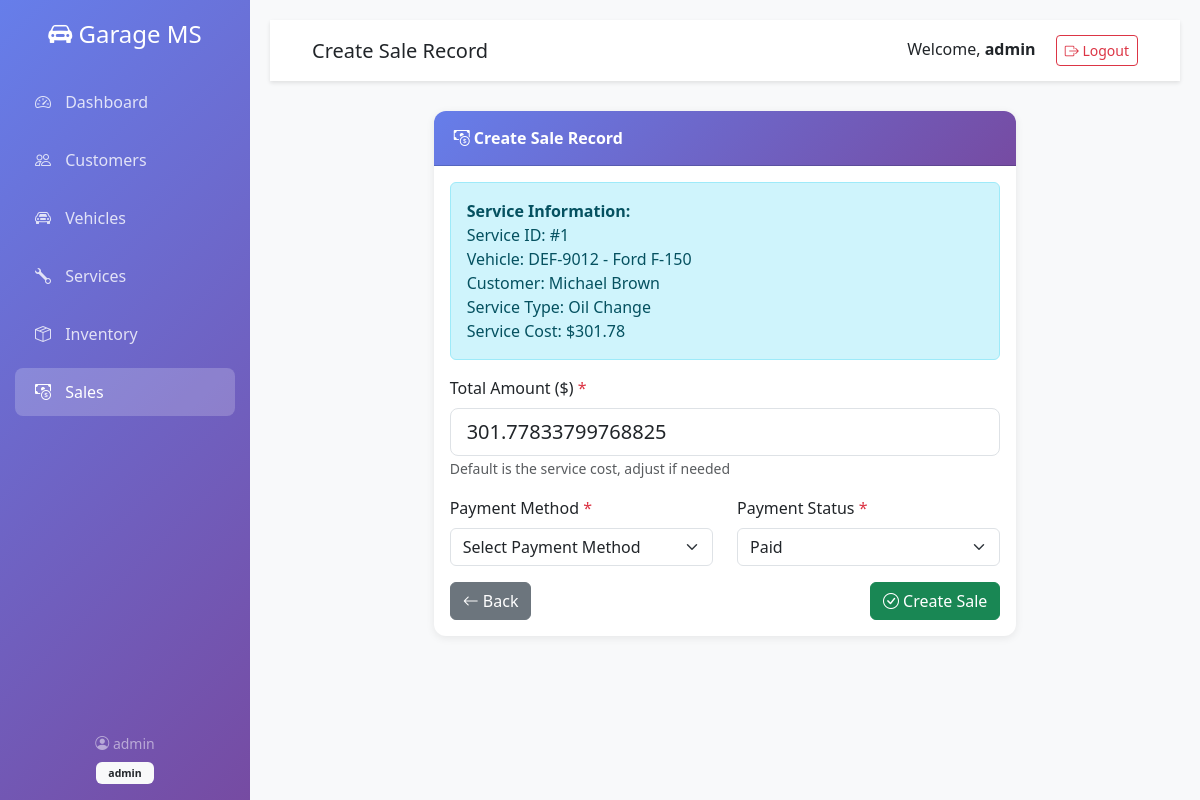
The page /sales/add/1 (signed in) on the database its author committed.
### app.py (models this page shows, shortened)
class User(UserMixin, db.Model):
    id = db.Column(db.Integer, primary_key=True)
    username = db.Column(db.String(80), unique=True, nullable=False)
    email = db.Column(db.String(120), unique=True, nullable=False)
    password_hash = db.Column(db.String(255), nullable=False)
    role = db.Column(db.String(20), default='staff')  # admin, staff
    created_at = db.Column(db.DateTime, default=datetime.utcnow)

class Service(db.Model):
    id = db.Column(db.Integer, primary_key=True)
    vehicle_id = db.Column(db.Integer, db.ForeignKey('vehicle.id'), nullable=False)
    service_type = db.Column(db.String(100), nullable=False)
    description = db.Column(db.Text)
    status = db.Column(db.String(20), default='pending')  # pending, in_progress, completed, cancelled
    cost = db.Column(db.Float, default=0.0)
    scheduled_date = db.Column(db.DateTime, nullable=False)
    completed_date = db.Column(db.DateTime)
    created_by = db.Column(db.Integer, db.ForeignKey('user.id'))
    created_at = db.Column(db.DateTime, default=datetime.utcnow)
    parts_used = db.relationship('ServicePart', backref='service', lazy=True, cascade='all, delete-orphan')

class Vehicle(db.Model):
    id = db.Column(db.Integer, primary_key=True)
    customer_id = db.Column(db.Integer, db.ForeignKey('customer.id'), nullable=False)
    make = db.Column(db.String(50), nullable=False)
    model = db.Column(db.String(50), nullable=False)
    year = db.Column(db.Integer, nullable=False)
    license_plate = db.Column(db.String(20), unique=True, nullable=False)
    vin = db.Column(db.String(50))
    color = db.Column(db.String(30))
    created_at = db.Column(db.DateTime, default=datetime.utcnow)
    services = db.relationship('Service', backref='vehicle', lazy=True)

class Customer(db.Model):
    id = db.Column(db.Integer, primary_key=True)
    name = db.Column(db.String(100), nullable=False)
    email = db.Column(db.String(120))
    phone = db.Column(db.String(20), nullable=False)
    address = db.Column(db.Text)
    created_at = db.Column(db.DateTime, default=datetime.utcnow)
    vehicles = db.relationship('Vehicle', backref='owner', lazy=True, cascade='all, delete-orphan')

### app.py (the view, shortened to what this page needs)
@app.route('/sales/add/<int:service_id>', methods=['GET', 'POST'])
@login_required
def add_sale(service_id):
    service = Service.query.get_or_404(service_id)
    return render_template('sale_form.html', service=service)

### app.py (called while the page is built)
@login_manager.user_loader
def load_user(user_id):
    return User.query.get(int(user_id))

### templates/sale_form.html (shortened to what this page needs)
{% extends "base.html" %}
{% block page_title %}Create Sale Record{% endblock %}
{% block content %}
<div class="row justify-content-center">
    <div class="col-md-8">
        <div class="card">
            <div class="card-header">
                <i class="bi bi-cash-coin"></i> Create Sale Record
            </div>
            <div class="card-body">
                <div class="alert alert-info">
                    <strong>Service Information:</strong><br>
                    Service ID: #{{ service.id }}<br>
                    Vehicle: {{ service.vehicle.license_plate }} - {{ service.vehicle.make }} {{ service.vehicle.model }}<br>
                    Customer: {{ service.vehicle.owner.name }}<br>
                    Service Type: {{ service.service_type }}<br>
                    Service Cost: ${{ "%.2f"|format(service.cost) }}
                </div>
                <form method="POST">
                    <div class="mb-3">
                        <label for="total_amount" class="form-label">Total Amount ($) <span class="text-danger">*</span></label>
                        <input type="number" class="form-control form-control-lg" id="total_amount" name="total_amount"
                               step="0.01" min="0" value="{{ service.cost }}" required>
                        <small class="text-muted">Default is the service cost, adjust if needed</small>
                    </div>
                    <div class="row">
                        <div class="col-md-6 mb-3">
                            <label for="payment_method" class="form-label">Payment Method <span class="text-danger">*</span></label>
                            <select class="form-select" id="payment_method" name="payment_method" required>
                                <option value="">Select Payment Method</option>
                            </select>
                        </div>
                        <div class="col-md-6 mb-3">
                            <label for="payment_status" class="form-label">Payment Status <span class="text-danger">*</span></label>
                            <select class="form-select" id="payment_status" name="payment_status" required>
                                <option value="paid" selected>Paid</option>
                            </select>
                        </div>
                    </div>
                    <div class="d-flex justify-content-between">
                        <a href="{{ url_for('sales') }}" class="btn btn-secondary">
                            <i class="bi bi-arrow-left"></i> Back
                        </a>
                        <button type="submit" class="btn btn-success">
                            <i class="bi bi-check-circle"></i> Create Sale
                        </button>
                    </div>
                </form>
            </div>
        </div>
    </div>
</div>
{% endblock %}

### templates/base.html (shortened to what this page needs)
<!DOCTYPE html>
<html lang="en">
<head>
    <link href="https://cdn.jsdelivr.net/npm/bootstrap@5.3.0/dist/css/bootstrap.min.css" rel="stylesheet">
    <link rel="stylesheet" href="https://cdn.jsdelivr.net/npm/bootstrap-icons@1.10.0/font/bootstrap-icons.css">
</head>
<body>
    {% if current_user.is_authenticated %}
    <div class="sidebar">
        <div class="text-center mb-4">
            <h4 class="text-white mb-0">
                <i class="bi bi-car-front-fill"></i> Garage MS
            </h4>
        </div>
        <nav class="nav flex-column">
            <a class="nav-link {% if request.endpoint == 'dashboard' %}active{% endif %}" href="{{ url_for('dashboard') }}">
                <i class="bi bi-speedometer2"></i> Dashboard
            </a>
            <a class="nav-link {% if 'customer' in request.endpoint %}active{% endif %}" href="{{ url_for('customers') }}">
                <i class="bi bi-people"></i> Customers
            </a>
            <a class="nav-link {% if 'vehicle' in request.endpoint %}active{% endif %}" href="{{ url_for('vehicles') }}">
                <i class="bi bi-car-front"></i> Vehicles
            </a>
            <a class="nav-link {% if 'service' in request.endpoint %}active{% endif %}" href="{{ url_for('services') }}">
                <i class="bi bi-wrench"></i> Services
            </a>
            <a class="nav-link {% if 'inventory' in request.endpoint or 'part' in request.endpoint %}active{% endif %}" href="{{ url_for('inventory') }}">
                <i class="bi bi-box-seam"></i> Inventory
            </a>
            <a class="nav-link {% if 'sale' in request.endpoint %}active{% endif %}" href="{{ url_for('sales') }}">
                <i class="bi bi-cash-coin"></i> Sales
            </a>
        </nav>
        <div class="position-absolute bottom-0 w-100 p-3">
            <div class="text-white-50 small text-center">
                <i class="bi bi-person-circle"></i> {{ current_user.username }}
                <br>
                <span class="badge bg-light text-dark mt-2">{{ current_user.role }}</span>
            </div>
        </div>
    </div>
    {% endif %}
    <div class="{% if current_user.is_authenticated %}main-content{% endif %}">
        {% if current_user.is_authenticated %}
        <nav class="navbar">
            <div class="container-fluid">
                <h5 class="mb-0">{% block page_title %}Dashboard{% endblock %}</h5>
                <div>
                    <span class="me-3">Welcome, <strong>{{ current_user.username }}</strong></span>
                    <a href="{{ url_for('logout') }}" class="btn btn-outline-danger btn-sm">
                        <i class="bi bi-box-arrow-right"></i> Logout
                    </a>
                </div>
            </div>
        </nav>
        {% endif %}
        <div class="container-fluid">
            {% block content %}{% endblock %}
        </div>
    </div>
</body>
</html>

### templates/base.html (style rules this page uses)
:root { --sidebar-width: 250px; }
body { font-family: 'Segoe UI', Tahoma, Geneva, Verdana, sans-serif; }
.sidebar { position: fixed; top: 0; left: 0; height: 100vh; width: var(--sidebar-width); background: linear-gradient(135deg, #667eea 0%, #764ba2 100%); padding-top: 20px; transition: all 0.3s; z-index: 1000; overflow-y: auto; }
.sidebar .nav-link { color: rgba(255, 255, 255, 0.8); padding: 12px 20px; margin: 5px 15px; border-radius: 8px; transition: all 0.3s; }
.sidebar .nav-link:hover, .sidebar .nav-link.active { background: rgba(255, 255, 255, 0.2); color: white; }
.sidebar .nav-link i { margin-right: 10px; width: 20px; }
.main-content { margin-left: var(--sidebar-width); padding: 20px; min-height: 100vh; background: #f8f9fa; }
.navbar { background: white; box-shadow: 0 2px 4px rgba(0,0,0,0.1); padding: 15px 30px; margin-bottom: 30px; }
.card { border: none; border-radius: 12px; box-shadow: 0 2px 8px rgba(0,0,0,0.08); margin-bottom: 20px; transition: transform 0.3s, box-shadow 0.3s; }
.card-header { background: linear-gradient(135deg, #667eea 0%, #764ba2 100%); color: white; border-radius: 12px 12px 0 0 !important; padding: 15px 20px; font-weight: 600; }
.badge { padding: 6px 12px; border-radius: 6px; }

### rows shown on the page
User: username "admin", role "admin"
Service: id "1", service_type "Oil Change", cost "301.78", total_amount "301.77833799768825"
Vehicle: vehicle.license_plate "DEF-9012", vehicle.make "Ford", vehicle.model "F-150"
Customer: vehicle.owner.name "Michael Brown"
